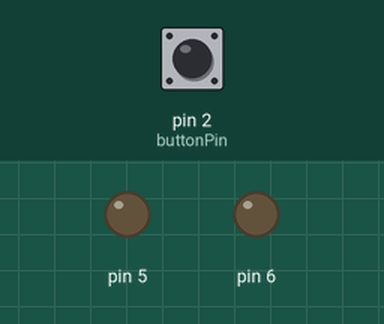
Simulated run of this sketch. Board: Arduino Uno, built with avr-gcc and run on an emulated ATmega328P. On the bench: output pins drawn as LEDs (lit = HIGH). Inputs (shaded band) come from the test bench; at power-on: pin 2 (buttonPin) HIGH.

Above: at 1.2 s.
1.3 s: pin 2 (buttonPin) pulled LOW for 0.15 s
At 1.37 s:
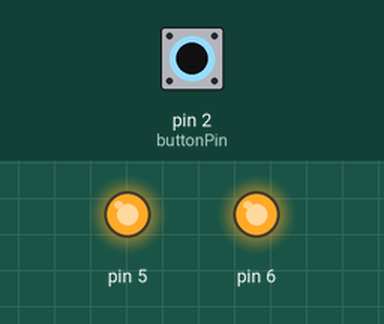
2.9 s: pin 2 (buttonPin) pulled LOW for 3.2 s
At 6.6 s:
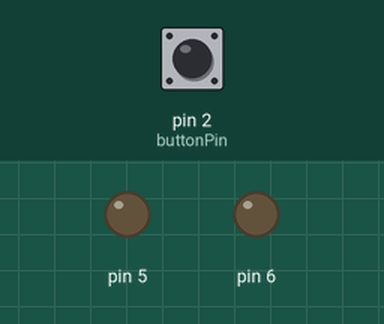
Timing chart, 0 to 8.1 s (numbered marks = the images above; inputs shaded):
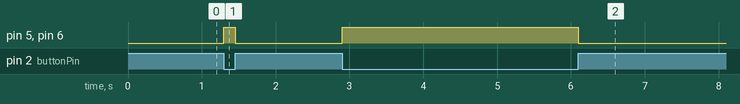

Measured:
- after the input at 1.3 s, pin 5, pin 6: LOW → HIGH at once, → LOW 0.15 s later
- after the input at 2.9 s, pin 5, pin 6: LOW → HIGH at once, → LOW 3.2 s later

The sketch:

Exercise2_2.ino
```cpp
const int buttonPin = 2;

void setup() {
  pinMode(buttonPin, INPUT_PULLUP);
  pinMode(5, OUTPUT);
  pinMode(6, OUTPUT);
}

void loop() {
  if(digitalRead(buttonPin) == LOW){
    Serial.println("LIGHT IS ON");
    digitalWrite(5, HIGH);
    digitalWrite(6, HIGH);
  }
  else{
     Serial.println("LIGHT IS OFF");
     digitalWrite(5, LOW);
     digitalWrite(6, LOW);
  }
}
```
